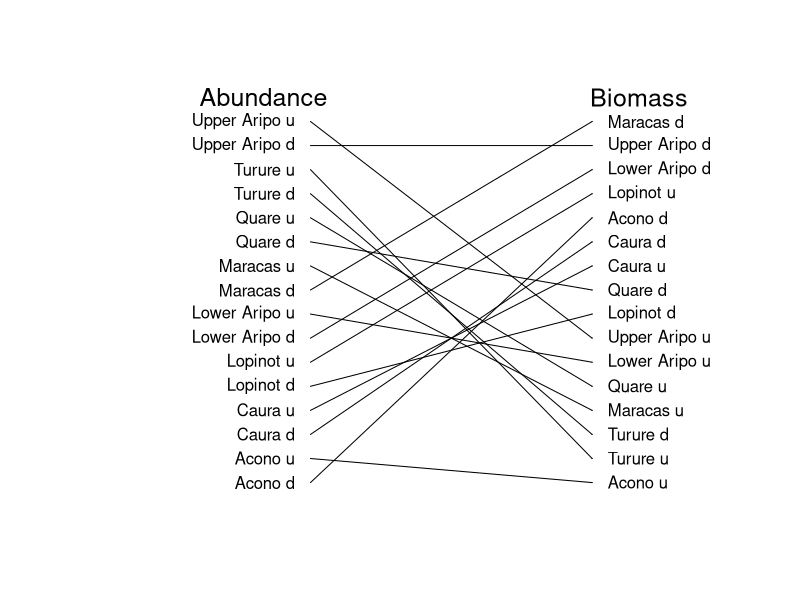

Write the R code that produced this figure.
## ---- chunk 1
###Making a plot of how high pressure predation sites are when measured in 
#different levels of predation ABUNDANCE

setwd("C:\\Users\\faj\\Documents\\OneDrive for Business\\research\\FishPredation\\Data")

library(dplyr)
library(tidyr)
library(ggplot2)
library(lme4)
library(Cairo)


#preparing data 

fishDataAll <- read.csv("Fish data June 2017.csv")
head(fishDataAll)
str(fishDataAll)
levels(fishDataAll$species)
selectMonths <- c("07", "08")# i am selecting out these months because then i can use the last timepoint 

#select data from only the July and Auguest, and remove first year 
SelectData <- fishDataAll %>% 
	separate(date, c("Day", "Month", "Year"), sep = "/") %>%
	filter(Year != 2010)%>%
	filter(Month %in% selectMonths)

fishData <- data.frame(SelectData)

fishData$AbundanceAll <- fishData$numbercaught + fishData$numberseen

#calculating percentage biomass so i can incude years with 0 abundance

fishData$TotBiomass <- (fishData$numbercaught + fishData$numberseen)* fishData$weight
TotBioSite<- fishData %>% 
	group_by(site, Year) %>%
	summarise(BiomasSiteSum = sum(TotBiomass, na.rm=TRUE))
siteBiomass <- data.frame(TotBioSite)


#Narrow Predation data
#-------------------------

head(fishData)
predatorsAbI <- fishData %>% 
	filter(species == "Hoplias malabaricus" | species == "Crenicichla frenata" | 
		species == "Gymnotus carapo" | species == "Rivulus hartii")  %>%
	group_by(site, Year) %>%
	summarise(AbundanceSum = sum(AbundanceAll))

predatorsAI <- data.frame(predatorsAbI)
predatorsAI$Year <- as.numeric(predatorsAI$Year)

#add the total site biomass data, just to i can identify sites with no predators 
FishDataTotAI <- merge(siteBiomass, predatorsAI, by = c("site" ,"Year"),all=TRUE) # this makes sure i 
#know what years had no predators recoreded in 
FishDataTotAI$AbundanceSum[is.na(FishDataTotAI$AbundanceSum)] <- 0

IntermediateA <- aggregate(FishDataTotAI$AbundanceSum, list(FishDataTotAI$site), mean, na.rm=TRUE)

orderIntermediateA <- IntermediateA[order(IntermediateA$x),]
head(orderIntermediateA)

IntermediateA$predOrderNa <- c(1:nrow(orderIntermediateA))
## ---- chunk 2
setwd("C:\\Users\\faj\\Documents\\OneDrive for Business\\research\\FishPredation\\Data")

library(dplyr)
library(tidyr)
library(ggplot2)
library(lme4)
library(Cairo)


#preparing data 

fishDataAll <- read.csv("Fish data June 2017.csv")
head(fishDataAll)
str(fishDataAll)
levels(fishDataAll$species)
selectMonths <- c("07", "08")# i am selecting out these months because then i can use the last timepoint 


#select data from only the July and Auguest, and remove first year 
SelectData <- fishDataAll %>% 
	separate(date, c("Day", "Month", "Year"), sep = "/") %>%
	filter(Year != 2010)%>%
	filter(Month %in% selectMonths)

fishData <- data.frame(SelectData)

#calculate biomass
fishData$TotBiomass <- (fishData$numbercaught + fishData$numberseen)* fishData$weight


#calculating percentage biomass
TotBioSite<- fishData %>% 
	group_by(site, Year) %>%
	summarise(BiomasSiteSum = sum(TotBiomass, na.rm=TRUE))

siteBiomassI <- data.frame(TotBioSite)

#intermediate Predation data
#-------------------------

#sum biomass per site and year
predatorsBioI <- fishData %>% 
	filter(species == "Hoplias malabaricus" | species == "Crenicichla frenata" | 
		species == "Gymnotus carapo" | species == "Rivulus hartii") %>%
	group_by(site, Year) %>%
	summarise(BiomassSum = sum(TotBiomass))

predatorsBioI <- data.frame(predatorsBioI)
predatorsBioI$Year <- as.numeric(predatorsBioI$Year)
siteBiomassI$Year <- as.numeric(siteBiomassI$Year)

FishDataTotI <- merge(siteBiomassI, predatorsBioI, by = c("site" ,"Year"),all=TRUE) # this makes sure i 
#know what years had no predators recoreded in 
head(FishDataTotI)
FishDataTotI$BiomassSum[is.na(FishDataTotI$BiomassSum)] <- 0

FishDataTotI$PropMass <- FishDataTotI$BiomassSum / FishDataTotI$BiomasSiteSum

NarrowIb <- aggregate(FishDataTotI$BiomassSum, list(FishDataTotI$site), mean, na.rm=TRUE)

orderNarrowIb <- NarrowIb [order(NarrowIb$x),]
head(orderNarrowIb)

orderNarrowIb$predOrderNb <- c(1:nrow(orderNarrowIb))

## ---- chunk 3

bothIntermediate <- merge(orderNarrowIb, IntermediateA, by = "Group.1")

## ---- chunk 4
Cairo(file="C:\\Users\\faj\\Documents\\OneDrive for Business\\research\\bioTIME\\users\\Faith\\TriniFishPredation\\IntermediateAB_tangle.png",
      type="png",
       units="in", 
      width=8,
      height=6,
      pointsize=12,
      dpi=100)
plotSetup <- data.frame(cbind(c(1:17),c(20:60))) # data to plot onto emptyp plot
plot(x = plotSetup$X2, y = plotSetup$X1, col="white", axes=FALSE , ylab = " ", xlab = "  ", type = "n")

#plot arrows
arrows(x0 = 33, y0 = bothIntermediate$predOrderNa, x1 = 51, y1 = bothIntermediate$predOrderNb, length = 0.001)


#plotting text 
text(x = 52, y = bothIntermediate$predOrderNb, labels = bothIntermediate$Group.1, adj = c(0,NA))
text(x = 32, y = bothIntermediate$predOrderNa, labels = bothIntermediate$Group.1, adj = c(1,NA))


text(x = 30, y = 17, labels = "Abundance", cex = 1.5)
text(x = 54, y = 17, labels = "Biomass", cex = 1.5)


dev.off()

## ---- chunk 5
rownames(bothIntermediate) <-  bothIntermediate$Group.1
corOrderInter <-  bothIntermediate[,c(2, 4)] 
names(corOrderInter) <-  c("Biomass", "Abundance")
cor(corOrderInter, method="spearman")
cor.test(corOrderInter$Biomass, corOrderInter$Abundance, method="spearman")
